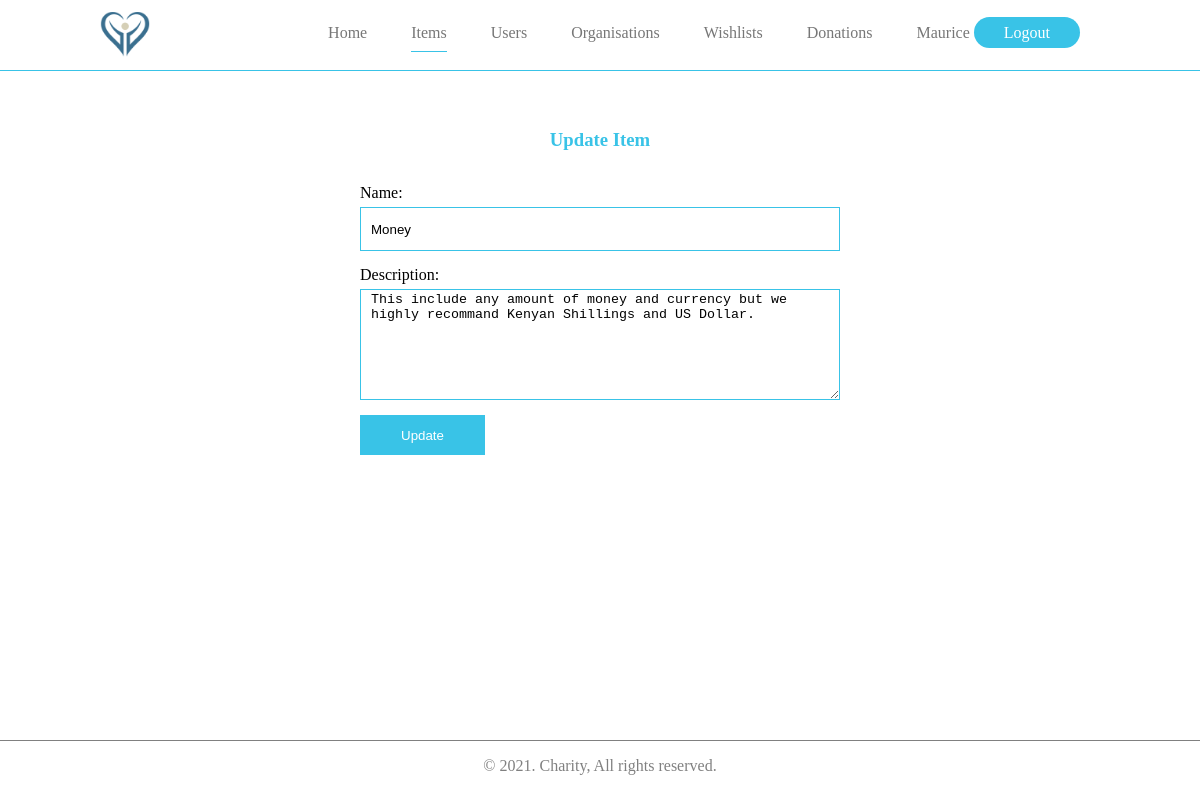
The page /edit_item.php?id=2 (signed in) on the database its author committed.
### tables this page shows
CREATE TABLE `users` (
  `id` int(11) NOT NULL,
  `full_name` varchar(255) NOT NULL,
  `email` varchar(255) DEFAULT NULL,
  `phone_number` varchar(255) NOT NULL,
  `password` text DEFAULT NULL,
  `is_admin` int(1) DEFAULT NULL,
  `joined_date` timestamp NULL DEFAULT current_timestamp()
);

CREATE TABLE `items` (
  `id` int(11) NOT NULL,
  `item_name` varchar(255) NOT NULL,
  `description` text NOT NULL,
  `created_at` timestamp NULL DEFAULT current_timestamp()
);

### edit_item.php (the view, shortened to what this page needs)
<?php
require_once('db.php');
if(isset($_SESSION['auth'])){
    $user = $_SESSION['auth'];
    $req = $db->prepare("SELECT * FROM users WHERE id = ?");
    $req->execute(array($user['id']));
    $current = $req->fetch();
    if ($current['is_admin']) {
        $id = $_GET['id'];
        if(isset($id) AND !empty($id)) {
            $check_item = $db->prepare("SELECT * FROM items WHERE id = ?");
            $check_item->execute(array($id));
            if($check_item->rowCount() > 0) {
                $item = $check_item->fetch();
            }
            else {
                header("Location: items.php");
            }
        }
        else {
             header("Location: items.php");
        }
?>
<!DOCTYPE html>
<html lang="en">
<head>
    <link rel="stylesheet" href="styles/style.css">
</head>
<body>
    <header>
        <div class="logo">
            <img src="images/logo.png" width="50" alt="">
        </div>
        <div class="menu">
            <ul>
                <li><a href="dashboard.php">Home</a></li>
                <li class="active"><a href="items.php">Items</a></li>
                <li><a href="users.php">Users</a></li>
                <li><a href="organisations.php">Organisations</a></li>
                <li><a href="wishlists.php">Wishlists</a></li>
                <li><a href="donations.php">Donations</a></li>
                <li><?= $current['full_name'] ?> <a class="login" href="logout.php">Logout</a></li>
            </ul>
        </div>
    </header>
    <section class="homeSection">
        <div class="box">
            <h3 class="login-title">Update Item</h3>
            <form method="post">
                <div class="email-section">
                    <label for="name">Name:</label>
                    <input type="text" name="name" value="<?= $item['item_name'] ?>" placeholder="Type Item name here">
                </div>
                <div class="email-section">
                    <label for="description">Description:</label>
                    <textarea name="description" rows="7"  placeholder="Type the Item description here"><?= $item['description'] ?></textarea>
                </div>
                <div class="btn-section">
                    <input class="login-btn" name="save" type="submit" value="Update">
                </div>
            </form>
        </div>
    </section>
    <footer>
        <p>&copy 2021. Charity, All rights reserved.</p>
    </footer>
</body>
</html>
<?php
    }
    else {
    header("Location: home.php");
    }
}
else {
    header("Location: login.php");
}
?>

### styles/style.css (style rules this page uses)
body { margin: 0px; padding: 0px; }
header { background: white; position: absolute; top:0px; left: 0px; right: 0px; padding: 8px 100px; border-bottom: 1px solid #39C3E7; }
.logo { width: 50px !important; float: left; }
ul { list-style: none; text-align: right; }
li { display: inline; margin: 1px 20px; color: #777; }
li>a { color: #777; text-decoration: none; }
.active { color: #39C3E7 !important; padding-bottom: 10px; border-bottom: 1px solid #39C3E7; }
.login { color: white; background: #39C3E7; border-radius: 50px; padding: 7px 30px; }
h3 { color: #39C3E7; }
footer { border-top: 1px solid grey; text-align: center; width: 100%; float: left; }
footer,p { color: grey; }
.homeSection { width: 100%; min-height: 80vh !important; margin-top: 100px; display: flex; flex-direction: column; align-items: center; }
.box { width: 40%; height: auto; display: flex; flex-direction: column; padding: 10px; border-radius: 10px; }
.login-title { text-align: center; color: #39C3E7; }
.email-section { display: flex; flex-direction: column; margin: 15px 0px; }
.btn-section { display: flex; align-items: center; justify-content: space-between; }
.login-btn { padding: 0px 40px; color: #fff; background: #39C3E7; }
label { margin-bottom: 5px; }
input { height: 40px; border: 1px solid #39C3E7; padding-left: 10px; }
textarea { border: 1px solid #39C3E7; padding-left: 10px; }

### rows shown on the page
users: full_name "Maurice"
items: name "Money", description "This include any amount of money and currency but we highly recommand Kenyan Shillings and US Dollar."
